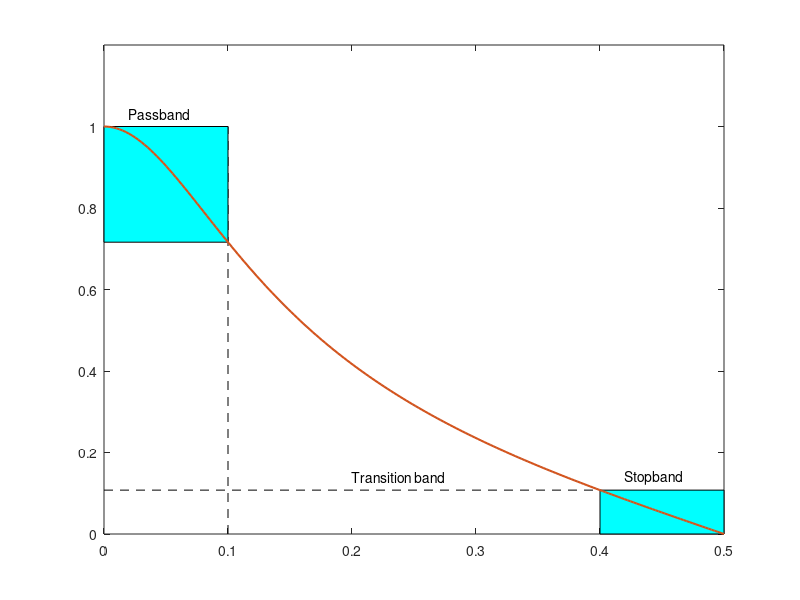

Recreate this plot in MATLAB. (Note: this script raises an error after producing the figure.)
function exam5_1

% EXAMPLE 5.1:  Linear IIR filter design specifications 

clear
clc
fprintf('Example 5.1: Linear IIR filter design specifications\n')

% Initialize

fs = 1;
T = 1/fs;
N = 200;
F_p = 0.1*fs;
F_s = 0.4*fs;
c = 0.5;

% Compute passband and stopband ripple

theta_p = 2*pi*F_p*T;
delta_p = 1 - 0.5*(1-c)*sqrt((cos(theta_p)+1)^2 + sin(theta_p)^2)/...
          sqrt((cos(theta_p)-c)^2 + sin(theta_p)^2)
theta_s = 2*pi*F_s*T;  
delta_s = 0.5*(1-c)*sqrt((cos(theta_s)+1)^2 + sin(theta_s)^2)/...
          sqrt((cos(theta_s)-c)^2 + sin(theta_s)^2)

% Compute and plot magnitude response 

f = linspace(0,0.5,N);
theta = 2*pi*f*T;
A = 0.5*(1-c)*sqrt((cos(theta)+1).^2 + sin(theta).^2) ./...
    sqrt((cos(theta)-c).^2 + sin(theta).^2);
figure
plot(f,A)
axis ([0 .5 0 1.2])
hold on
plot([F_p,F_p],[0,1],'k--');
fill ([0 F_p F_p 0],[1-delta_p 1-delta_p 1 1],'c')
plot([0 F_s],[delta_s,delta_s],'k--')
fill ([F_s 0.5 0.5 F_s],[0 0 delta_s delta_s],'c')
plot (f,A,'LineWidth',1.5)
text (0.02,1.03,'Passband')
text (.42,.14,'Stopband')
text (.2,.14,'Transition band')
f_labels ('Linear design specifications','\it{f/f_s}','\it{A(f)}')
f_wait
